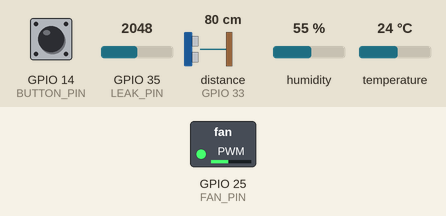
A program run on a simulated ESP32. Parts: switched loads named in the program (green lamp = pin HIGH). Wiring (inferred from the names in the program): ultrasonic range finder: trigger GPIO 26; echo GPIO 33. Inputs (shaded band) come from the test bench; at power-on: GPIO 14 (BUTTON_PIN) HIGH, GPIO 35 (LEAK_PIN) = 2048, distance to the obstacle (sensor on GPIO 33) 80 cm, humidity 55 %, temperature 24 °C. The echo pulse lasts 58.3 µs per cm; WiFi joins after 1.5 s; servers stay silent unless stated; the local clock reads 2024-03-15 10:24:30 at power-on unless the program sets it; no MQTT or app messages arrive unless stated; not simulated (calls return 0 or success): secrets.h; pins used as bus, display or sensor lines are not drawn; what the program prints to the serial monitor is not drawn.

Above: at 7.9 s.
8.0 s: GPIO 14 (BUTTON_PIN) pulled LOW for 0.15 s
At 8.7 s:
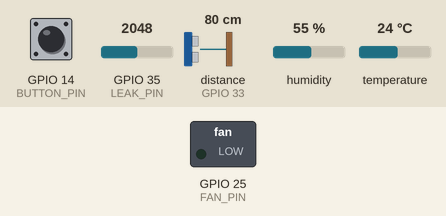
9.6 s: GPIO 14 (BUTTON_PIN) pulled LOW for 1 s
At 10.0 s:
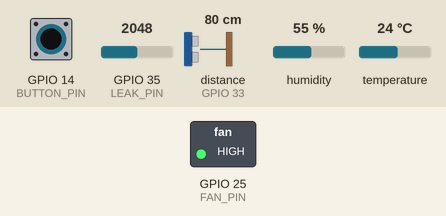
12.1 s: GPIO 14 (BUTTON_PIN) pulled LOW for 3.2 s
At 12.8 s:
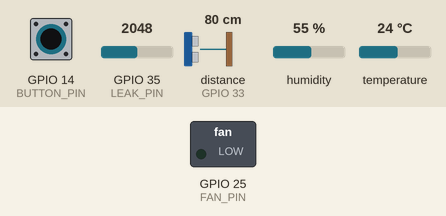
Timing chart, 0 to 15.1 s (numbered marks = the images above; inputs shaded):
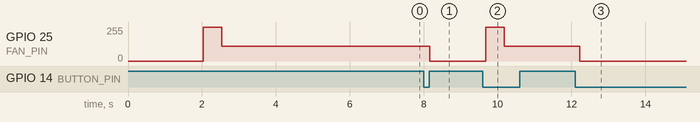

The program:

main.cpp
```cpp
// OnBedSystem — Gateway
// รับข้อมูลจาก sensor node (ESP-NOW) + อ่านเซ็นเซอร์ของตัวเอง (KY-015, ultrasonic, water level) + คุมพัดลม + ส่งขึ้น NETPIE
// ใช้ FreeRTOS 3 task (E1), buffer ตอนเน็ตหลุด (E4), TLS (E5), OTA (E6)

#include <Arduino.h>
#include <WiFi.h>
#include <WiFiClientSecure.h>
#include <esp_now.h>
#include <esp_wifi.h>
#include <PubSubClient.h>
#include <ArduinoJson.h>
#include <ArduinoOTA.h>
#include <DHT.h>
#include <time.h>
#include <sys/time.h>
#include "config.h"
#include "secrets.h"
#include "discord.h"

// =====================================================================
// ส่วนที่ 1: ข้อมูลที่ใช้ร่วมกันระหว่าง task
// =====================================================================

// ข้อความดิบจาก ESP-NOW ที่ส่งผ่าน queue
struct RawPacket {
  uint8_t data[250];
  int len;
};

// สถานะของ sensor node แต่ละตัว
struct NodeState {
  bool used = false;
  char id[12] = "";       // เช่น "WC-1"
  char key[12] = "";      // เช่น "wc1" ใช้เป็นชื่อ field บน cloud
  float odor = 0;
  bool hasOdor = false;       // node นี้มี MQ-137 ไหม (node ที่ไม่มีจะไม่ส่ง field odor มา)
  uint32_t peopleAccum = 0;  // จำนวนคนสะสมตั้งแต่ส่งขึ้น cloud ครั้งก่อน
  uint32_t lastSeq = 0;
  uint32_t received = 0;     // จำนวนข้อความที่ได้รับทั้งหมดตั้งแต่เปิดเครื่อง
  uint32_t lastSeenMs = 0;
};

// ภาพรวมระบบ ณ เวลาหนึ่ง (เก็บใน buffer ได้)
struct NodeSnap {
  float odor;
  bool hasOdor;
  uint16_t people;
  uint32_t seq;
  uint32_t recv;
  uint8_t online;
};
struct Snapshot {
  uint32_t ts;  // เวลา (Unix time, วินาที)
  uint16_t ms;  // มิลลิวินาที (ใช้วัด latency)
  NodeSnap node[MAX_NODES];
  float temp, hum;
  uint16_t dist;
  uint8_t occupied, leak, fan, status, aiOnline, estop;
};

NodeState nodes[MAX_NODES];
float temperature = NAN, humidity = NAN;
int occupiedState = 0, leakState = 0;
int distCm = -1;              // ระยะจาก ultrasonic (-1 = อ่านไม่ได้)
volatile int fanLevel = 0;
int aiFanLevel = -1;          // ระดับพัดลมที่ AI สั่งล่าสุด (-1 = ยังไม่เคยได้รับ)
uint32_t lastAiCmdMs = 0;
uint8_t statusCode = 0;       // 0=ok 1=soon 2=now
const char *STATUS_NAMES[] = {"ok", "soon", "now"};

volatile bool emergencyStop = false;
volatile bool estopChanged = false;
volatile bool leakAlertPending = false;
volatile bool dryAlertPending = false;

QueueHandle_t rawQueue;        // ESP-NOW callback → espNowTask
SemaphoreHandle_t stateMutex;  // กันสอง task เขียนข้อมูลชนกัน

#if USE_TLS
WiFiClientSecure net;
#else
WiFiClient net;
#endif
PubSubClient mqtt(net);
DHT dht(DHT_PIN, DHT_TYPE);

// =====================================================================
// ส่วนที่ 2: จัดการ node หลายตัว (Scalability)
// =====================================================================

// "WC-1" → "wc1"
void makeKey(const char *id, char *out, size_t outSize) {
  size_t j = 0;
  for (size_t i = 0; id[i] && j < outSize - 1; i++) {
    if (id[i] != '-' && id[i] != '_' && id[i] != ' ') out[j++] = tolower(id[i]);
  }
  out[j] = 0;
}

// หา node จากชื่อ ถ้ายังไม่เคยเห็นให้ลงทะเบียนใหม่ (เรียกตอนถือ mutex อยู่)
NodeState *findOrAddNode(const char *id) {
  for (auto &n : nodes)
    if (n.used && strcmp(n.id, id) == 0) return &n;
  for (auto &n : nodes) {
    if (!n.used) {
      strlcpy(n.id, id, sizeof(n.id));
      makeKey(id, n.key, sizeof(n.key));
      n.used = true;
      Serial.printf("[NODE] new node registered: %s (key %s)\n", n.id, n.key);
      return &n;
    }
  }
  return nullptr;  // เต็มแล้ว
}

// =====================================================================
// ส่วนที่ 3: interrupt และ callback
// =====================================================================

// ESP-NOW เรียกเมื่อมีข้อความเข้า — ห้ามทำงานหนักที่นี่ แค่ copy ใส่ queue
void onDataRecv(const uint8_t *mac, const uint8_t *data, int len) {
  RawPacket p;
  p.len = min(len, (int)sizeof(p.data));
  memcpy(p.data, data, p.len);
  xQueueSend(rawQueue, &p, 0);  // คิวเต็มก็ทิ้ง ห้ามรอ
}

// ปุ่มหยุดฉุกเฉิน: กดครั้งแรก = หยุด, กดอีกครั้ง = กลับมาทำงาน
volatile uint32_t lastButtonMs = 0;
void IRAM_ATTR onButton() {
  uint32_t now = millis();
  if (now - lastButtonMs > 300) {
    emergencyStop = !emergencyStop;
    estopChanged = true;
    lastButtonMs = now;
  }
}

// รับคำสั่งจาก AI service ผ่าน MQTT  เช่น {"fan":2,"status":"soon"}
void onMqttMessage(char *topic, byte *payload, unsigned int len) {
  if (strcmp(topic, TOPIC_CMD) != 0) return;
  JsonDocument doc;
  if (deserializeJson(doc, payload, len)) return;
  int f = doc["fan"] | -1;
  const char *s = doc["status"] | "";
  xSemaphoreTake(stateMutex, portMAX_DELAY);
  if (f >= 0 && f <= 3) {
    aiFanLevel = f;
    lastAiCmdMs = millis();
  }
  for (uint8_t i = 0; i < 3; i++)
    if (strcmp(s, STATUS_NAMES[i]) == 0) statusCode = i;
  xSemaphoreGive(stateMutex);
  Serial.printf("[AI] fan=%d status=%s\n", f, s);
}

// =====================================================================
// ส่วนที่ 4: พัดลม
// =====================================================================

// วัดระยะด้วย ultrasonic (ซม.) คืน -1 ถ้าไม่มีเสียงสะท้อนกลับภายในเวลา (ไกลเกิน ~5 เมตร หรือสายหลุด)
int readDistanceCm() {
  digitalWrite(US_TRIG_PIN, LOW);
  delayMicroseconds(2);
  digitalWrite(US_TRIG_PIN, HIGH);
  delayMicroseconds(10);
  digitalWrite(US_TRIG_PIN, LOW);
  unsigned long us = pulseIn(US_ECHO_PIN, HIGH, 30000);  // รอไม่เกิน 30 ms
  if (us == 0) return -1;
  return (int)(us / 58);  // เสียงเดินทางไป-กลับ 58 µs ต่อ 1 ซม.
}

int fallbackLevel(float maxOdor) {
  if (maxOdor >= ODOR_HIGH) return 3;
  if (maxOdor >= ODOR_MID) return 2;
  return 1;
}

void applyFan(int level) {
  if (level == fanLevel) return;
  if (fanLevel == 0 && level > 0) {
    ledcWrite(FAN_CH, 255);  // กระตุกเต็มแรงครึ่งวินาทีให้พัดลมเริ่มหมุน
    vTaskDelay(pdMS_TO_TICKS(500));
  }
  ledcWrite(FAN_CH, FAN_DUTY[level]);
  fanLevel = level;
  Serial.printf("[FAN] level %d\n", level);
}

// =====================================================================
// ส่วนที่ 5: buffer ตอนเน็ตหลุด (store-and-forward, E4)
// =====================================================================

Snapshot ring[RING_SIZE];
int ringHead = 0;   // ตำแหน่งข้อมูลเก่าสุด
int ringCount = 0;

void bufferPush(const Snapshot &s) {
  int idx = (ringHead + ringCount) % RING_SIZE;
  ring[idx] = s;
  if (ringCount < RING_SIZE) ringCount++;
  else ringHead = (ringHead + 1) % RING_SIZE;  // เต็มแล้ว ทับข้อมูลเก่าสุด
}

// =====================================================================
// ส่วนที่ 6: สร้าง JSON และส่งขึ้น cloud
// =====================================================================

Snapshot takeSnapshot() {
  Snapshot s = {};
  struct timeval tv;
  gettimeofday(&tv, nullptr);
  s.ts = (uint32_t)tv.tv_sec;
  s.ms = (uint16_t)(tv.tv_usec / 1000);
  xSemaphoreTake(stateMutex, portMAX_DELAY);
  uint32_t now = millis();
  for (int i = 0; i < MAX_NODES; i++) {
    NodeState &n = nodes[i];
    if (!n.used) continue;
    s.node[i].odor = n.odor;
    s.node[i].hasOdor = n.hasOdor;
    s.node[i].people = n.peopleAccum;
    s.node[i].seq = n.lastSeq;
    s.node[i].recv = n.received;
    s.node[i].online = (now - n.lastSeenMs < NODE_TIMEOUT_MS) ? 1 : 0;
    n.peopleAccum = 0;  // เริ่มนับรอบใหม่
  }
  s.temp = temperature;
  s.hum = humidity;
  s.occupied = occupiedState;
  s.dist = distCm < 0 ? 0 : distCm;
  s.leak = leakState;
  s.fan = fanLevel;
  s.status = statusCode;
  s.aiOnline = (aiFanLevel >= 0 && now - lastAiCmdMs < AI_TIMEOUT_MS) ? 1 : 0;
  s.estop = emergencyStop ? 1 : 0;
  xSemaphoreGive(stateMutex);
  return s;
}

void snapshotToJson(const Snapshot &s, JsonObject d, bool buffered) {
  d["ts"] = s.ts;
  d["ts_ms"] = s.ms;
  for (int i = 0; i < MAX_NODES; i++) {
    if (!nodes[i].used) continue;
    String k = nodes[i].key;
    if (s.node[i].hasOdor) d[k + "_odor"] = s.node[i].odor;  // node ที่ไม่มี MQ-137 ไม่ส่งค่ากลิ่น
    d[k + "_people"] = s.node[i].people;
    d[k + "_seq"] = s.node[i].seq;
    d[k + "_recv"] = s.node[i].recv;
    d[k + "_online"] = s.node[i].online;
  }
  if (!isnan(s.temp)) d["temp"] = roundf(s.temp * 10) / 10.0f;
  if (!isnan(s.hum)) d["hum"] = roundf(s.hum * 10) / 10.0f;
  d["occupied"] = s.occupied;
  d["dist_cm"] = s.dist;
  d["leak"] = s.leak;
  d["fan_level"] = s.fan;
  d["clean_status"] = STATUS_NAMES[s.status];
  d["ai_online"] = s.aiOnline;
  d["estop"] = s.estop;
  if (buffered) d["buffered"] = 1;
}

bool publishSnapshot(const Snapshot &s, bool buffered) {
  JsonDocument doc;
  snapshotToJson(s, doc["data"].to<JsonObject>(), buffered);
  // บอก NETPIE ว่าข้อมูลนี้เป็นของเวลาไหน (ms) ข้อมูลย้อนหลังจาก buffer จะถูกเก็บลง feed ตามเวลาจริง
  // และไม่ไปทับค่าล่าสุดใน shadow (ถ้ายังไม่ได้เวลาจาก NTP จะไม่ใส่)
  if (s.ts > 1600000000UL) doc["timestamp"] = (uint64_t)s.ts * 1000ULL + s.ms;
  char buf[900];
  serializeJson(doc, buf, sizeof(buf));
  bool ok = mqtt.publish(TOPIC_SHADOW, buf);
  ok = mqtt.publish(TOPIC_RAW, buf) && ok;
  return ok;
}

// ส่งข้อมูลค้างใน buffer ทีละไม่เกิน 20 รายการต่อรอบ จะได้ไม่บล็อกนาน
void flushBuffer() {
  int sent = 0;
  while (ringCount > 0 && mqtt.connected() && sent < 20) {
    if (!publishSnapshot(ring[ringHead], true)) break;
    ringHead = (ringHead + 1) % RING_SIZE;
    ringCount--;
    sent++;
    mqtt.loop();
  }
  if (sent) Serial.printf("[BUF] flushed %d, remaining %d\n", sent, ringCount);
}

uint32_t lastMqttTryMs = 0;
void connectMqtt() {
  if (millis() - lastMqttTryMs < 5000) return;  // ลองใหม่ทุก 5 วินาที
  lastMqttTryMs = millis();
#if USE_TLS
  // TLS ต้องรู้เวลาจริงก่อน (ไว้ตรวจวันหมดอายุของใบรับรอง) รอ NTP ก่อน
  if (time(nullptr) < 1600000000) {
    Serial.println("[MQTT] waiting for NTP time before TLS...");
    return;
  }
#endif
  Serial.print("[MQTT] connecting... ");
  if (mqtt.connect(NETPIE_CLIENT_ID, NETPIE_TOKEN, NETPIE_SECRET)) {
    Serial.println("OK");
    mqtt.subscribe(TOPIC_CMD);
  } else {
    Serial.printf("failed, rc=%d\n", mqtt.state());
  }
}

// =====================================================================
// ส่วนที่ 7: FreeRTOS tasks (E1)
// =====================================================================

// Priority 3 (สูงสุด): รับข้อมูลจาก node — ต้องรีบดึงออกจาก queue ไม่ให้ข้อมูลหาย
void espNowTask(void *) {
  RawPacket p;
  for (;;) {
    if (xQueueReceive(rawQueue, &p, portMAX_DELAY) != pdTRUE) continue;
    JsonDocument doc;
    if (deserializeJson(doc, p.data, p.len)) {
      Serial.println("[ESP-NOW] bad packet");
      continue;
    }
    const char *id = doc["node_id"] | "";
    if (strlen(id) == 0) continue;

    xSemaphoreTake(stateMutex, portMAX_DELAY);
    NodeState *n = findOrAddNode(id);
    if (n) {
      if (doc["odor"].is<float>()) {
        n->odor = doc["odor"];
        n->hasOdor = true;
      }
      n->peopleAccum += doc["people"] | 0;
      n->lastSeq = doc["seq"] | 0;
      n->received++;
      n->lastSeenMs = millis();
    }
    xSemaphoreGive(stateMutex);
    if (n) {
      if (doc["odor"].is<float>())
        Serial.printf("[ESP-NOW] %s seq=%u odor=%.2f people=%u\n", id, (unsigned)(doc["seq"] | 0),
                      (float)doc["odor"], (unsigned)(doc["people"] | 0));
      else
        Serial.printf("[ESP-NOW] %s seq=%u people=%u (no MQ-137)\n", id, (unsigned)(doc["seq"] | 0),
                      (unsigned)(doc["people"] | 0));
    }
  }
}

// Priority 2: อ่านเซ็นเซอร์ของ gateway (ultrasonic, water level, KY-015) + คุมพัดลม — ต้องตอบสนองทันทีโดยไม่รอเน็ต
void fanTask(void *) {
  uint32_t lastDhtMs = 0, highSinceMs = 0;
  int prevLeak = 0;
  for (;;) {
    int dist = readDistanceCm();
    int occupied = (dist > 0 && dist < OCCUPIED_CM) ? 1 : 0;
    int leak = analogRead(LEAK_PIN) > LEAK_THRESHOLD ? 1 : 0;
    float t = NAN, h = NAN;
    if (millis() - lastDhtMs >= 2000) {  // DHT11 อ่านได้ไม่ถี่กว่า 1 วินาที อ่านทุก 2 วินาทีพอ
      lastDhtMs = millis();
      t = dht.readTemperature();
      h = dht.readHumidity();
    }

    xSemaphoreTake(stateMutex, portMAX_DELAY);
    occupiedState = occupied;
    distCm = dist;
    leakState = leak;
    if (!isnan(t) && !isnan(h)) {
      temperature = t;
      humidity = h;
    }
    float maxOdor = 0;
    uint32_t now = millis();
    for (auto &n : nodes)
      if (n.used && n.hasOdor && now - n.lastSeenMs < NODE_TIMEOUT_MS && n.odor > maxOdor) maxOdor = n.odor;
    bool aiFresh = aiFanLevel >= 0 && now - lastAiCmdMs < AI_TIMEOUT_MS;
    int target = aiFresh ? aiFanLevel : fallbackLevel(maxOdor);  // AI ไม่ตอบ → ตัดสินใจเอง
    xSemaphoreGive(stateMutex);

    // ความปลอดภัย: ระดับสูงสุดต่อเนื่องนานเกินไป → ลดลงเหลือระดับ 2
    if (target == 3) {
      if (highSinceMs == 0) highSinceMs = millis();
      if (millis() - highSinceMs > FAN_HIGH_MAX_MS) target = 2;
    } else {
      highSinceMs = 0;
    }
    if (emergencyStop) target = 0;
    applyFan(target);

    if (leak && !prevLeak) leakAlertPending = true;   // เพิ่งเปียก
    if (!leak && prevLeak) dryAlertPending = true;    // เพิ่งแห้ง
    prevLeak = leak;

    vTaskDelay(pdMS_TO_TICKS(500));
  }
}

// Priority 1 (ต่ำสุด): เน็ต, MQTT, แจ้งเตือน, OTA — งานที่รอได้ ไม่ควรไปบล็อกงานอื่น
void cloudTask(void *) {
  uint32_t lastPublishMs = 0;
  bool otaStarted = false;
  for (;;) {
    bool wifiOk = WiFi.status() == WL_CONNECTED;
    if (wifiOk) {
      if (!otaStarted) {
        ArduinoOTA.begin();
        otaStarted = true;
        Serial.printf("[OTA] ready at %s\n", WiFi.localIP().toString().c_str());
      }
      ArduinoOTA.handle();
      if (!mqtt.connected()) connectMqtt();
      mqtt.loop();
    }

    if (millis() - lastPublishMs >= PUBLISH_INTERVAL_MS) {
      lastPublishMs = millis();
      Snapshot s = takeSnapshot();
      if (mqtt.connected()) {
        flushBuffer();
        if (!publishSnapshot(s, false)) bufferPush(s);
      } else {
        bufferPush(s);
        Serial.printf("[BUF] offline, buffered %d\n", ringCount);
      }
    }

    if (wifiOk) {
      if (leakAlertPending) { leakAlertPending = false; sendDiscord(MSG_LEAK); }
      if (dryAlertPending)  { dryAlertPending = false;  sendDiscord(MSG_LEAK_DRY); }
      if (estopChanged)     { estopChanged = false;     sendDiscord(emergencyStop ? MSG_ESTOP_ON : MSG_ESTOP_OFF); }
    }
    vTaskDelay(pdMS_TO_TICKS(20));
  }
}

#ifdef FAKE_NODES
// โหมดทดสอบ: สร้างข้อมูล node ปลอมเข้า queue เหมือนได้รับจาก ESP-NOW จริง
void fakeNodeTask(void *) {
  uint32_t seq = 0;
  for (;;) {
    RawPacket p;
    // WC-1 (ทางเข้า) มีแค่ KY-032 → ไม่มี odor
    p.len = snprintf((char *)p.data, sizeof(p.data), "{\"node_id\":\"WC-1\",\"seq\":%u,\"people\":%u}",
                     (unsigned)seq, (unsigned)(esp_random() % 4));
    xQueueSend(rawQueue, &p, 0);
    // WC-2 (โซนโถ) มี MQ-137 + KY-032
    p.len = snprintf((char *)p.data, sizeof(p.data),
                     "{\"node_id\":\"WC-2\",\"seq\":%u,\"odor\":%.2f,\"people\":%u}",
                     (unsigned)seq, 1.0f + (esp_random() % 150) / 100.0f, (unsigned)(esp_random() % 4));
    xQueueSend(rawQueue, &p, 0);
    seq++;
    vTaskDelay(pdMS_TO_TICKS(10000));
  }
}
#endif

// =====================================================================
// ส่วนที่ 8: setup
// =====================================================================

void setup() {
  Serial.begin(115200);
  delay(500);
  Serial.println("\n=== OnBedSystem Gateway ===");

  pinMode(US_TRIG_PIN, OUTPUT);
  pinMode(US_ECHO_PIN, INPUT);
  pinMode(BUTTON_PIN, INPUT_PULLUP);
  attachInterrupt(digitalPinToInterrupt(BUTTON_PIN), onButton, FALLING);
  analogSetPinAttenuation(LEAK_PIN, ADC_11db);
  ledcSetup(FAN_CH, FAN_PWM_FREQ, 8);
  ledcAttachPin(FAN_PIN, FAN_CH);
  ledcWrite(FAN_CH, 0);
  dht.begin();

  stateMutex = xSemaphoreCreateMutex();
  rawQueue = xQueueCreate(20, sizeof(RawPacket));

  // Wi-Fi
  WiFi.mode(WIFI_STA);
  WiFi.setSleep(false);          // ปิดโหมดประหยัดไฟ ไม่งั้นพลาดข้อความ ESP-NOW
  WiFi.setAutoReconnect(true);   // เน็ตหลุดแล้วต่อใหม่เอง
  Serial.print("Gateway MAC: ");
  Serial.println(WiFi.macAddress());
  WiFi.begin(WIFI_SSID, WIFI_PASSWORD);
  Serial.print("Connecting WiFi");
  uint32_t t0 = millis();
  while (WiFi.status() != WL_CONNECTED && millis() - t0 < 20000) {
    delay(500);
    Serial.print(".");
  }
  if (WiFi.status() == WL_CONNECTED)
    Serial.printf("\nWiFi OK  channel=%d  IP=%s\n", WiFi.channel(), WiFi.localIP().toString().c_str());
  else
    Serial.println("\nWiFi not connected yet (will keep trying)");

  configTime(7 * 3600, 0, "pool.ntp.org", "time.google.com");  // เวลาไทย

  // ESP-NOW
  if (esp_now_init() != ESP_OK) {
    Serial.println("ESP-NOW init failed, restarting");
    delay(1000);
    ESP.restart();
  }
  esp_now_register_recv_cb(onDataRecv);

  // MQTT
#if USE_TLS
  net.setCACert(NETPIE_CA_CERT);
#endif
  mqtt.setServer(MQTT_HOST, MQTT_PORT);
  mqtt.setBufferSize(1024);
  mqtt.setKeepAlive(30);
  mqtt.setCallback(onMqttMessage);

  // OTA
  ArduinoOTA.setHostname("onbed-gateway");
  ArduinoOTA.setPassword(OTA_PASSWORD);

  // Tasks: ชื่อ, stack, priority
  xTaskCreatePinnedToCore(espNowTask, "espnow", 4096, NULL, 3, NULL, 1);
  xTaskCreatePinnedToCore(fanTask, "fan", 4096, NULL, 2, NULL, 1);
  xTaskCreatePinnedToCore(cloudTask, "cloud", 10240, NULL, 1, NULL, 1);
#ifdef FAKE_NODES
  xTaskCreatePinnedToCore(fakeNodeTask, "fake", 3072, NULL, 1, NULL, 1);
  Serial.println("*** FAKE_NODES test mode ***");
#endif
}

void loop() {
  vTaskDelete(NULL);  // ไม่ใช้ loop() งานทั้งหมดอยู่ใน task
}
```

discord.h
```cpp
#pragma once
#include <Arduino.h>

// ข้อความแจ้งเตือนที่ gateway ส่งเอง (แก้ถ้อยคำได้ที่นี่)
#define ROOM_NAME     "ห้องน้ำทดสอบ"
#define MSG_LEAK      "⚠️ " ROOM_NAME ": ตรวจพบพื้นเปียก กรุณาเช็ดพื้นเพื่อป้องกันการลื่นล้ม"
#define MSG_LEAK_DRY  "✅ " ROOM_NAME ": พื้นแห้งแล้ว"
#define MSG_ESTOP_ON  "🛑 " ROOM_NAME ": มีการกดปุ่มหยุดพัดลมฉุกเฉิน"
#define MSG_ESTOP_OFF "▶️ " ROOM_NAME ": ยกเลิกหยุดฉุกเฉิน พัดลมกลับมาทำงาน"

// ส่งข้อความเข้า Discord channel ผ่าน webhook คืนค่า true ถ้าส่งสำเร็จ
bool sendDiscord(const String &text);
```

Source omitted: discord.cpp (830 bytes), config.h (1993 bytes)

Measured:
- after the input at 8.0 s, GPIO 25 (FAN_PIN): 110/255 → 0/255 after 0.16 s
- after the input at 9.6 s, GPIO 25 (FAN_PIN): 0/255 → 255/255 after 0.08 s, → 110/255 0.50 s later
- after the input at 12.1 s, GPIO 25 (FAN_PIN): 110/255 → 0/255 after 0.12 s
